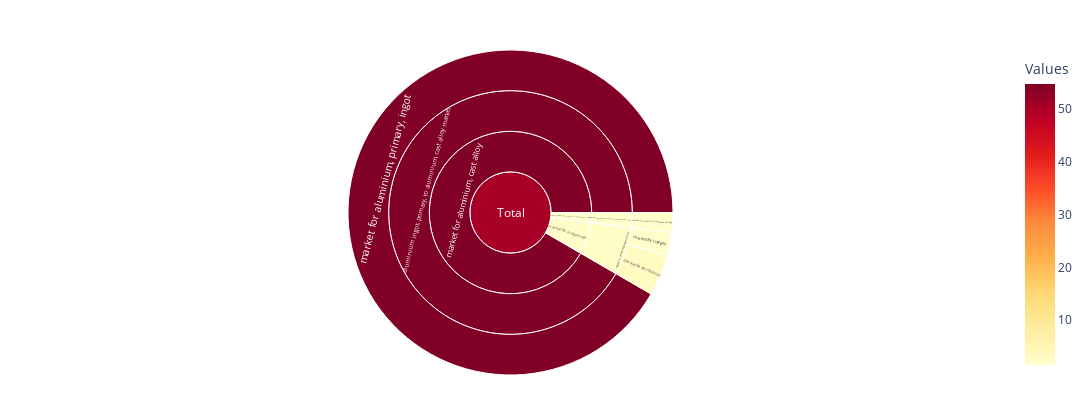

Notebook cell for this chart:
### Markdown cell above
plotly produces htlm files that are interactive files. You can click on one contributors and it refreshes the chart.

This is the same syntax for plotting sunburst chart:

### Code cell
fig = px.sunburst(df_plot, path=[px.Constant('Total'), 'Components', 'Subcomponents', 'Subsubcomponents'], values='Values', width=1200, height=400,
                  color='Values', color_continuous_scale='YlOrRd')
fig.update_layout(margin=dict(t=50, l=25, r=25, b=25))
fig.update_traces(hovertemplate=None, hoverinfo='value')
fig.show()

### Figure 1 — Plotly figure (JSON) as saved in the notebook; plotly's stock layout.template omitted (floating-point values rounded to 4 significant figures)
{"data": [{"branchvalues": "total", "customdata": [[54.71], [1.715], [1.508], [3.123], [54.71], [2.624], [1.508], [54.71], [2.624], [1.508], [50.33]], "domain": {"x": [0, 1], "y": [0, 1]}, "hoverinfo": "value", "ids": ["Total/market for aluminium, cast alloy/aluminium ingot, primary, to aluminium, cast alloy market/market for aluminium, primary, ingot", "Total/market for magnesium/magnesium production, pidgeon process/market for coal gas", "Total/market group for electricity, medium voltage/market group for electricity, medium voltage/market for electricity, medium voltage", "Total/market for magnesium/magnesium production, pidgeon process/market for ferrosilicon", "Total/market for aluminium, cast alloy/aluminium ingot, primary, to aluminium, cast alloy market", "Total/market for magnesium/magnesium production, pidgeon process", "Total/market group for electricity, medium voltage/market group for electricity, medium voltage", "Total/market for aluminium, cast alloy", "Total/market for magnesium", "Total/market group for electricity, medium voltage", "Total"], "labels": ["market for aluminium, primary, ingot", "market for coal gas", "market for electricity, medium voltage", "market for ferrosilicon", "aluminium ingot, primary, to aluminium, cast alloy market", "magnesium production, pidgeon process", "market group for electricity, medium voltage", "market for aluminium, cast alloy", "market for magnesium", "market group for electricity, medium voltage", "Total"], "marker": {"coloraxis": "coloraxis", "colors": [54.71, 1.715, 1.508, 3.123, 54.71, 2.624, 1.508, 54.71, 2.624, 1.508, 50.33]}, "name": "", "parents": ["Total/market for aluminium, cast alloy/aluminium ingot, primary, to aluminium, cast alloy market", "Total/market for magnesium/magnesium production, pidgeon process", "Total/market group for electricity, medium voltage/market group for electricity, medium voltage", "Total/market for magnesium/magnesium production, pidgeon process", "Total/market for aluminium, cast alloy", "Total/market for magnesium", "Total/market group for electricity, medium voltage", "Total", "Total", "Total", ""], "type": "sunburst", "values": [69.56, 1.715, 1.508, 3.123, 69.56, 4.838, 1.508, 69.56, 4.838, 1.508, 75.91]}], "layout": {"coloraxis": {"colorbar": {"title": {"text": "Values"}}, "colorscale": [[0, "rgb(255,255,204)"], [0.125, "rgb(255,237,160)"], [0.25, "rgb(254,217,118)"], [0.375, "rgb(254,178,76)"], [0.5, "rgb(253,141,60)"], [0.625, "rgb(252,78,42)"], [0.75, "rgb(227,26,28)"], [0.875, "rgb(189,0,38)"], [1, "rgb(128,0,38)"]]}, "height": 400, "legend": {"tracegroupgap": 0}, "margin": {"b": 25, "l": 25, "r": 25, "t": 50}, "width": 1200}}
